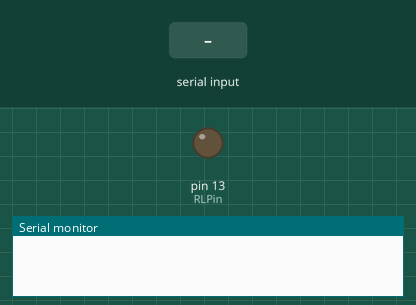
This sketch was run on a simulated Arduino Uno, built with avr-gcc and run on an emulated ATmega328P. On the bench: output pins drawn as LEDs (lit = HIGH), the last lines printed to the serial monitor. Inputs (shaded band) come from the test bench.

Above: at 1.2 s.
1.3 s: "1" received over the second serial link
At 1.7 s:
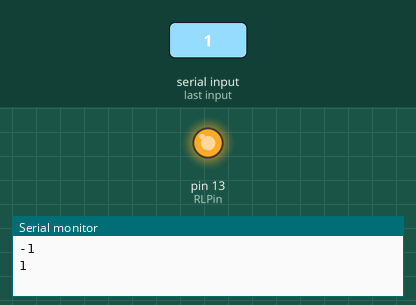
2.8 s: "0" received over the second serial link
At 4.0 s:
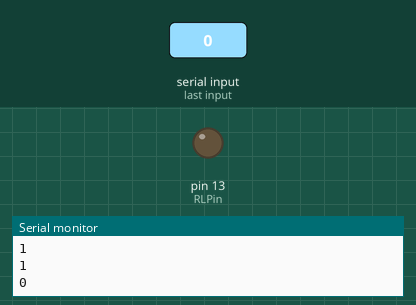
4.3 s: "2" received over the second serial link
At 5.2 s:
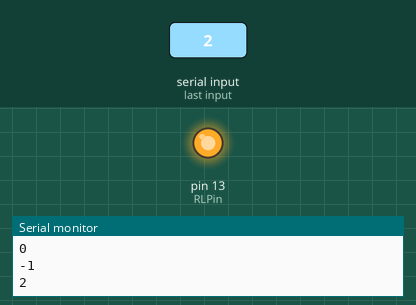
Timing chart, 0 to 7.3 s (numbered marks = the images above; inputs shaded):
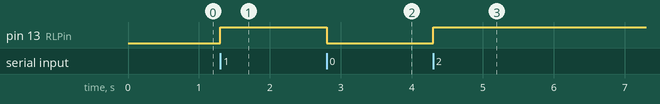

The sketch:

bluetoothControlLED.ino
```cpp
#include <SoftwareSerial.h>
#include <Wire.h>

// the maximum received command length from an Android system (over the bluetooth)
#define MAX_BTCMDLEN 128

// 建立一個軟體模擬的序列埠; 不要接反了!
// HC-06    Arduino
// TX       RX/Pin10
// RX       TX/Pin11
SoftwareSerial BTSerial(8,9); // Arduino RX/TX
int RLPin = 13;
byte cmd[MAX_BTCMDLEN]; // received 128 bytes from an Android system
int len = 0; // received command length
int aa=1;
void setup() {
    Serial.begin(9600);   // Arduino起始鮑率：9600
    BTSerial.begin(9600); // HC-06 出廠的鮑率：每個藍牙晶片的鮑率都不太一樣，請務必確認
    pinMode(RLPin, OUTPUT);
}

void loop() {
    char str[MAX_BTCMDLEN];
      int insize, ii;
    int tick=0;
    while ( tick<MAX_BTCMDLEN ) { // 因為包率同為9600, Android送過來的字元可能被切成數份
        if ( (insize=(BTSerial.available()))>0 ){ // 讀取藍牙訊息

            for ( ii=0; ii<insize; ii++ ){
                cmd[(len++)%MAX_BTCMDLEN]=char(BTSerial.read());
                aa = 0 - aa;
                Serial.println(aa) ;
                if(aa > 0){digitalWrite(RLPin,LOW);}
                else {digitalWrite(RLPin, HIGH);}
            }
        } else {
            tick++;
        }
    }
    if ( len ) { // 用串列埠顯示從Android手 機傳過來的訊息
        sprintf(str,"%s",cmd);
        Serial.println(str) ;
        cmd[0] = '\0';
    }
    len = 0;
}
```

Measured:
- after the input at 1.3 s, pin 13 (RLPin): LOW → HIGH at once
- after the input at 2.8 s, pin 13 (RLPin): HIGH → LOW at once
- after the input at 4.3 s, pin 13 (RLPin): LOW → HIGH at once
